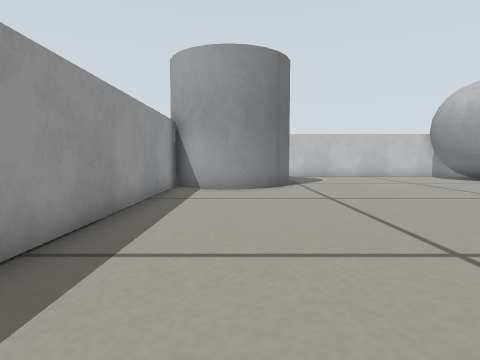
[1] (above)

16 first-person views from a walk through a Gazebo world. The camera is 0.22 m above the floor, tilts 4° down and sees 75° across. The floor is counted in squares, 0.2 m on a side. Each view is taken from the middle of a square. On the plan, view 1 faces up. The plan holds only what a view shows up to about 13 squares ahead; the rest is blank.

[2]
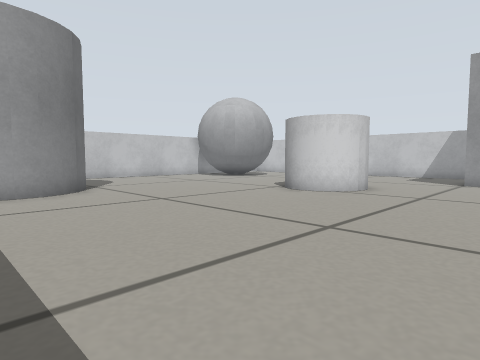

[3]
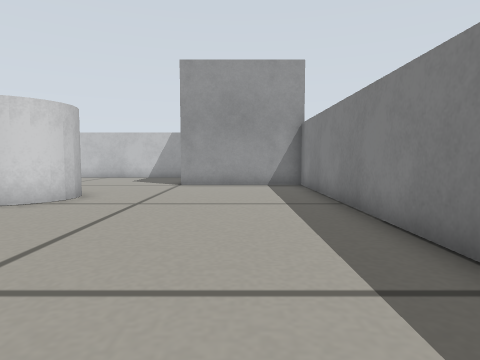

[4]
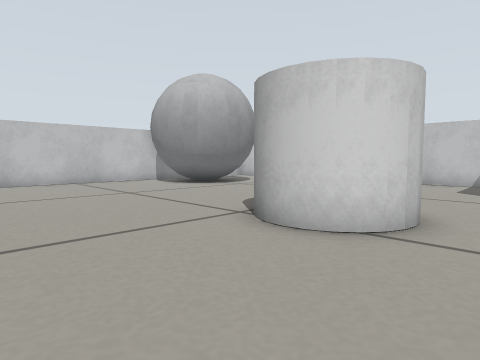

[5]
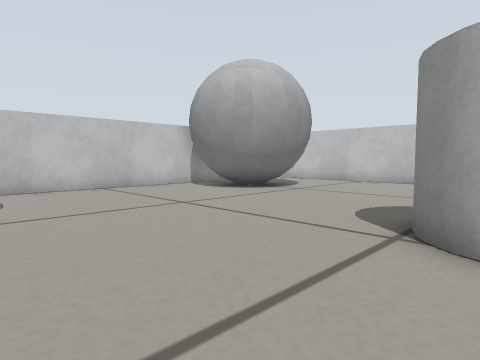

[6]
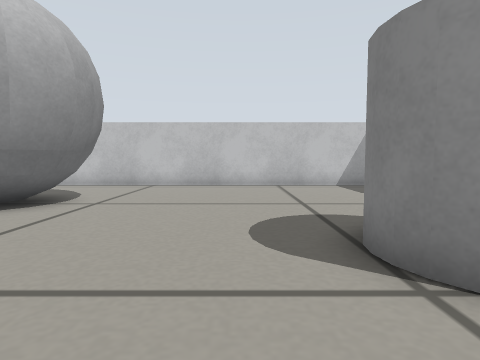

[7]
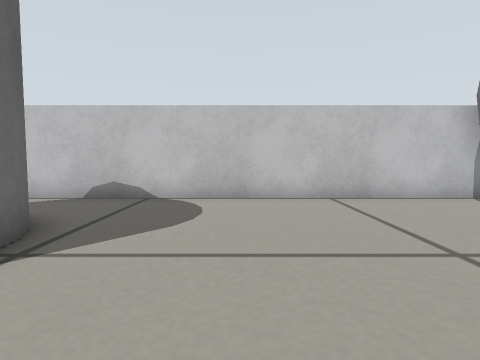

[8]
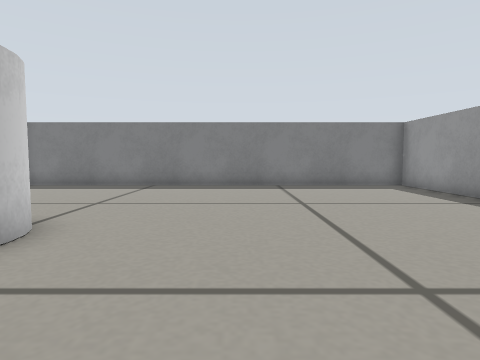

[9]
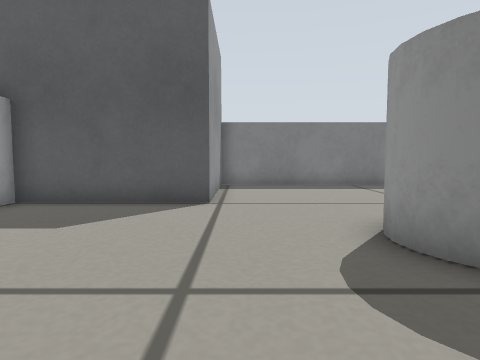

[10]
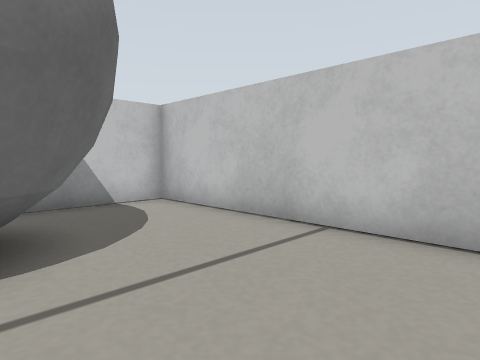

[11]
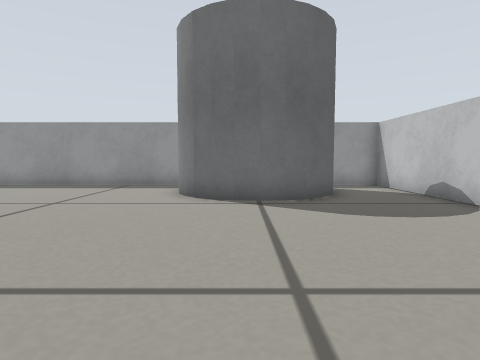

[12]
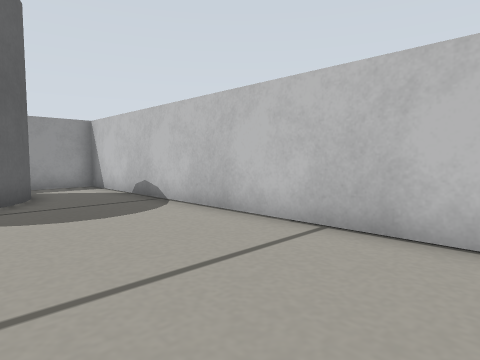

[13]
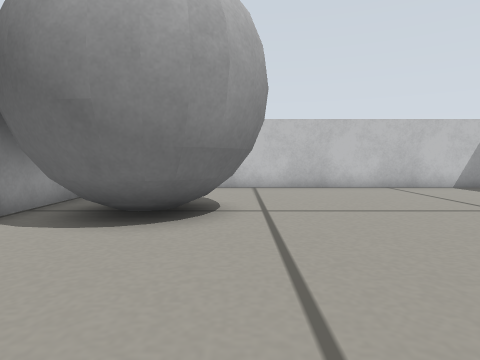

[14]
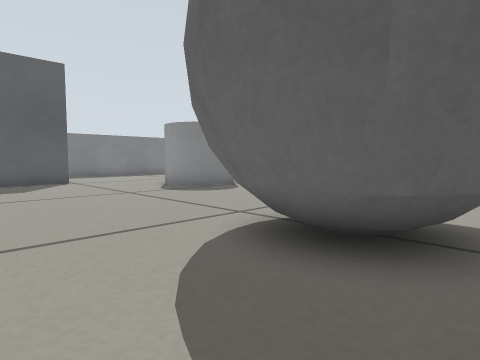

[15]
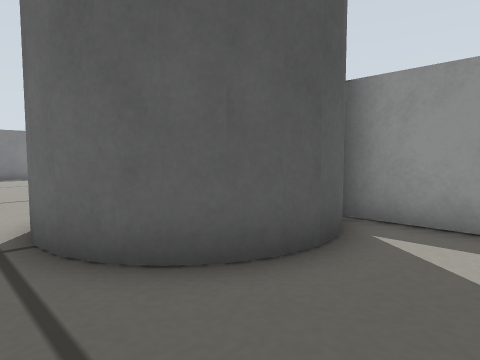

[16]
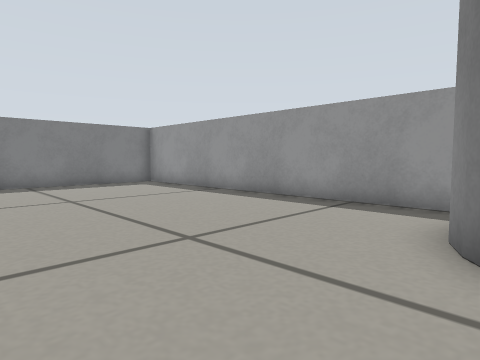

### Floor plan
Key: @ floor where view 1 was taken; # wall or solid block; . floor; C grey cylinder; W white cylinder; B grey box; G grey ball.
Columns run from 3 left of view 1 to 18 right of it. Each row starts with its distance up from view 1.
 19 ######################
 18 #.............G GG...#
 17 #............GGGGGG..#
 16 #.CC.........GGGGGG..#
 15 #C  C........GGGGGG..#
 14      C........GGGG...#
 13      C...............#
 12 #C  C................#
 11 #.CC.................#
 10 #....................#
  9 #....................#
  8 #..........WW........#
  7 #.........W  W.......#
  6 #..........WW........#
  5 #....................#
  4 #....................#
  3 #...............BBBBB#
  2 #...............B
  1 #...............B
  0 #..@............B
 -1 #...............B
 -2 #################

Where each view was taken, in squares from view 1:
view 1: 0 up, 0 right, facing up
view 2: 1 up, 2 left, facing up-right
view 3: 1 up, 0 right, facing right
view 4: 4 up, 3 right, facing up-right
view 5: 7 up, 3 right, facing up-right
view 6: 10 up, 5 right, facing right
view 7: 10 up, 5 right, facing up
view 8: 11 up, 4 right, facing down
view 9: 11 up, 12 right, facing down
view 10: 11 up, 13 right, facing up-right
view 11: 13 up, 10 right, facing left
view 12: 14 up, 10 right, facing up-left
view 13: 14 up, 6 right, facing right
view 14: 18 up, 17 right, facing down-left
view 15: 18 up, 3 right, facing down-left
view 16: 12 up, 5 right, facing down-left
